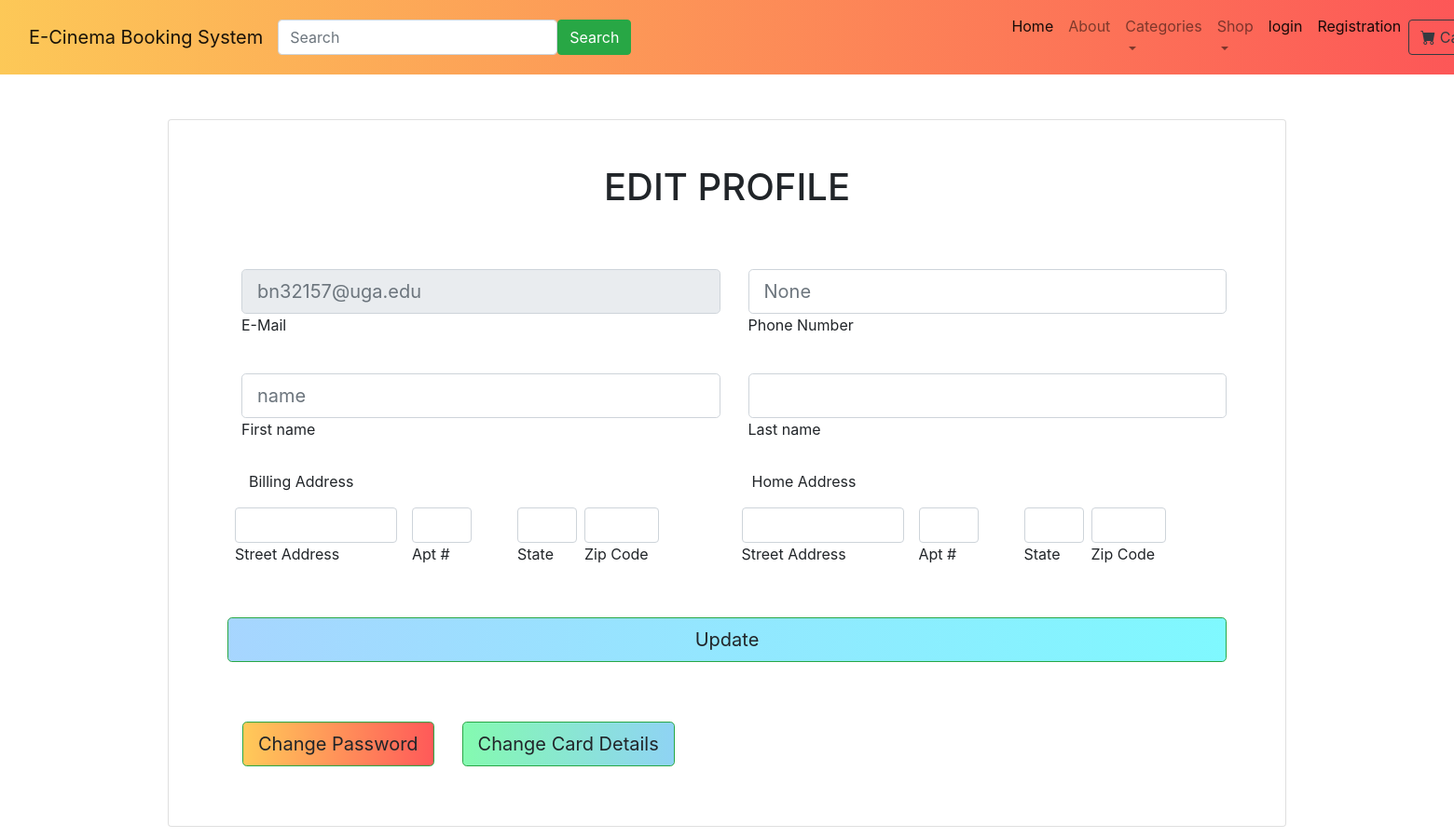
The page /edit_profile (signed in) on the database its author committed.
### ebooking/models.py (models this page shows)
class customuser(AbstractUser):
    address = models.TextField()
    phone_number = models.IntegerField()

### ebooking/views.py (the view)
# urls.py: path('edit_profile', views.edit_profile, name='edit'),
def edit_profile(request):
    return render(request, "edit_profile.html")

### home/templates/edit_profile.html (shortened to what this page needs)
{% extends 'base.html' %}
{% load static %}
{% block content %}
<head><link rel="stylesheet" href="{% static 'home/css/registration.css' %}"></head>
  <div class="container h-70 pt-5">
        <div class="d-flex justify-content-center">
            <div class="d-flex justify-content-center">
            <div class="card" style="height:760px;width:1200px">
              <div class="card-body p-5">
                <h1 class="text-uppercase text-center mb-5">Edit Profile</h1>
                  {% if user.is_authenticated %}
                  <form method="POST" action="edit_profile">
                  <div class="col ml-auto">
                    <div class="row ml-auto py-3">
                        <div class="col ml-auto">
                            <input type="text" id="formControlReadonly" class="form-control form-control-lg" placeholder={{user.email}} aria-label={{user.email}} readonly>
                            <label for="formControlReadonly">E-Mail</label>
                        </div>
                        <div class="col ml-auto">
                            <input type="text" id="phone_number" class="form-control form-control-lg" placeholder={{user.phone_number}}>
                            <label for="phone_number">Phone Number</label>
                        </div>
                    </div>
                    <div class="row ml-auto py-3">
                        <div class="col ml-auto">
                            <input type="text" id="first_name" class="form-control form-control-lg" placeholder={{user.first_name}}>
                            <label for="first_name">First name</label>
                        </div>
                        <div class="col ml-auto">
                            <input type="text"  id="last_name" class="form-control form-control-lg" placeholder={{user.last_name}}>
                            <label for="first_name">Last name</label>
                            </div>
                    </div>
                      <div class="row ml-2 pt-2">
                          <div class="col">
                          <p>Billing Address</p>
                          </div>
                        <div class="col">
                          <p>Home Address</p>
                          </div>
                     </div>
                      <div class="row ml-auto">
                        <div class="col ml-auto">
                            <div class="row mb-4" style="float:left">
                           <div class="form-outline mb-4 px-2" style="float:left;width:190px">
                            <input type="text" id="saddress" class="form-control"/>
                            <label class="form-label" for="saddress">Street Address</label>
                          </div>
                         <div class="form-outline mb-4 px-2" style="float:left;width:80px">
                           <input type="text" id="aptnumber" class="form-control" />
                            <label class="form-label" for="aptnumber">Apt #</label>
                         </div>
                        </div>
                        <div class="row mb-4 px-5">
                        <div class="form-outline mb-4 px-2" style="width:80px">
                           <input type="text" id="bstate" class="form-control" />
                            <label class="form-label" for="bstate" >State</label>
                         </div>
                         <div class="form-outline mb-4" style="float:left;width:80px">
                           <input type="email" id="bzipcode" class="form-control" />
                            <label class="form-label" for="bzipcode">Zip Code</label>
                         </div></div>
                        </div>
                        <div class="col ml-auto">
                            <div class="row mb-4" style="float:left">
                           <div class="form-outline mb-4 px-2" style="float:left;width:190px">
                            <input type="text" id="saddress" class="form-control"/>
                            <label class="form-label" for="saddress">Street Address</label>
                          </div>
                         <div class="form-outline mb-4 px-2" style="float:left;width:80px">
                           <input type="text" id="aptnumber" class="form-control" />
                            <label class="form-label" for="aptnumber">Apt #</label>
                         </div>
                        </div>
                        <div class="row mb-4 px-5">
                        <div class="form-outline mb-4 px-2" style="width:80px">
                           <input type="text" id="bstate" class="form-control" />
                            <label class="form-label" for="bstate" >State</label>
                         </div>
                         <div class="form-outline mb-4" style="float:left;width:80px">
                           <input type="email" id="bzipcode" class="form-control" />
                            <label class="form-label" for="bzipcode">Zip Code</label>
                         </div></div>
                        </div>
                    </div>
                      <div style="text-align: center;">
                    <button class="btn btn-success btn-block btn-lg gradient-custom-3 text-body px-2" type="submit">Update</button>
            </div>
                       </div></form></br></br>
                  <div class="col ml-auto p-3">
                      <div class="row ml-auto">
                          <form method="POST" action="changepassword">
                              <div class="col ml-auto"><button style="color:red" type="submit" value="Change Password",
                                                               class="btn btn-success btn-block btn-lg gradient-custom-6 text-body">Change Password</button>
                              </div> </form>
                         <form method="POST" action="edit_card">
                              <div class="col ml-auto"><button type="submit" value="Change Card Details",
                                                               class="btn btn-success btn-block btn-lg gradient-custom-4 text-body">Change Card Details</button>
                              </div>
                        </form>
                          </div>
                      </div>
                  </div>
                  {% else %}
                <p class="text-center text-muted mt-5 mb-0">User Not Logged IN <a href="login" class="fw-bold text-body"><u>Login here</u></a></p>
                      {% endif %}
              </div>
            </div></div></div></div>
        {% endblock %}

### home/static/home/css/registration.css (style rules this page uses)
.gradient-custom-3 { background: #84fab0; background: -webkit-linear-gradient(to right, rgba(132, 250, 176, 0.5), rgba(143, 211, 244, 0.5)); background: linear-gradient(to right, rgba(132, 250, 176, 0.5), rgba(143, 211, 244, 0.5)) }
.gradient-custom-4 { background: #84fab0; background: -webkit-linear-gradient(to right, rgba(132, 250, 176, 1), rgba(143, 211, 244, 1)); background: linear-gradient(to right, rgba(132, 250, 176, 1), rgba(143, 211, 244, 1)) }
.gradient-custom-3 { background: #4facfe; background: -webkit-linear-gradient(to right, rgba(79, 172, 254, 0.5), rgba(0, 242, 254, 0.5)); background: linear-gradient(to right, rgba(79, 172, 254, 0.5), rgba(0, 242, 254, 0.5)) }
.gradient-custom-6 { background: #ff0000; background: -webkit-linear-gradient(to left, rgba(255, 0, 0, 0.65), rgba(255, 174, 0, 0.65)); background: linear-gradient(to left, rgba(255, 0, 0, 0.65), rgba(255, 174, 0, 0.65)) }

### rows shown on the page
customuser: email "bn32157@uga.edu", phone_number "None", first_name "name"
